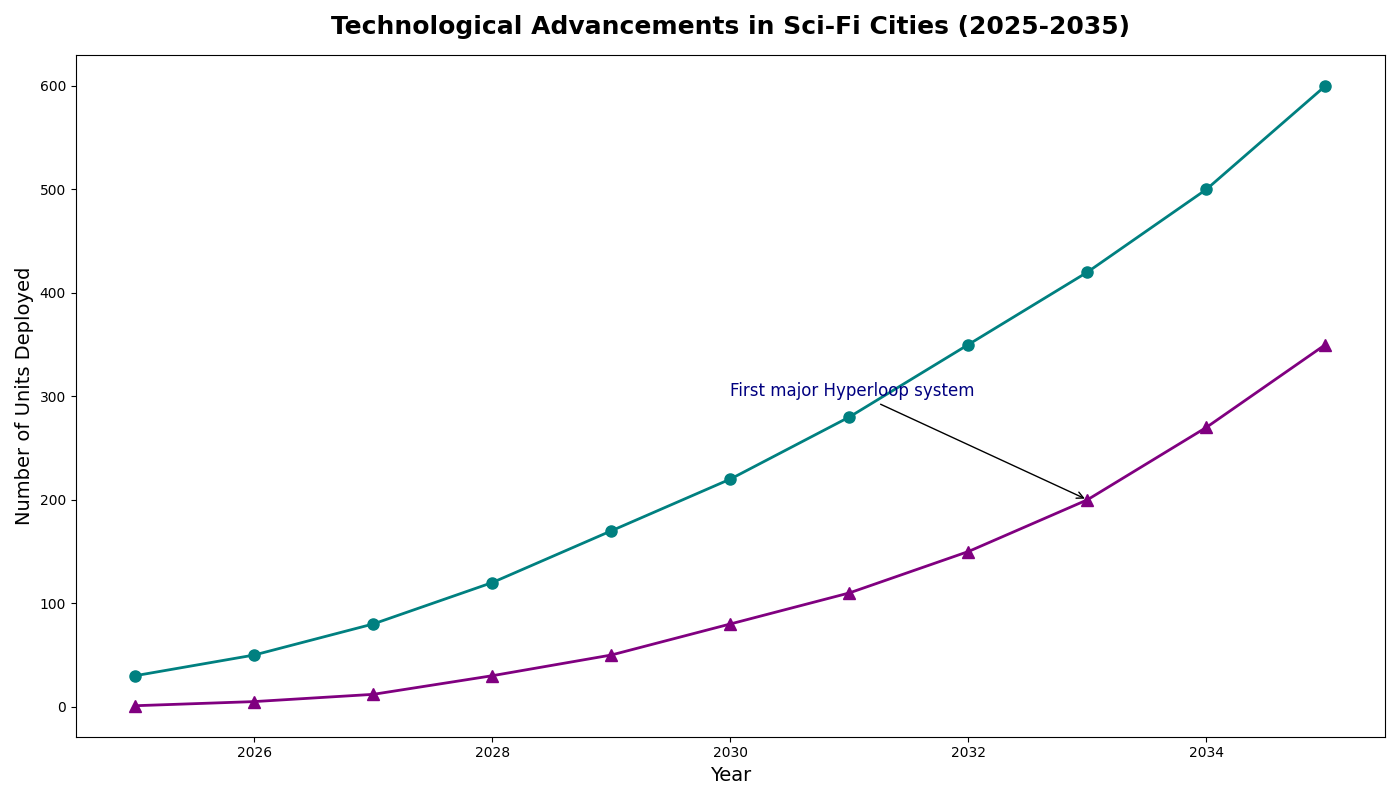

The Python source for this figure:
import matplotlib.pyplot as plt
import numpy as np

years = np.arange(2025, 2036)
auto_vehicles = np.array([30, 50, 80, 120, 170, 220, 280, 350, 420, 500, 600])
hyperloop_pods = np.array([1, 5, 12, 30, 50, 80, 110, 150, 200, 270, 350])

fig, ax1 = plt.subplots(figsize=(14, 8))

ax1.plot(years, auto_vehicles, color='teal', marker='o', linestyle='-', linewidth=2, markersize=8)
ax1.plot(years, hyperloop_pods, color='purple', marker='^', linestyle='-', linewidth=2, markersize=8)

ax1.set_title('Technological Advancements in Sci-Fi Cities (2025-2035)', fontsize=18, fontweight='bold', pad=15)
ax1.set_xlabel('Year', fontsize=14)
ax1.set_ylabel('Number of Units Deployed', fontsize=14)

ax1.annotate('First major Hyperloop system', xy=(2033, hyperloop_pods[8]), xytext=(2030, 300),
             arrowprops=dict(facecolor='gray', arrowstyle='->'), fontsize=12, color='navy')

plt.tight_layout()

plt.show()
